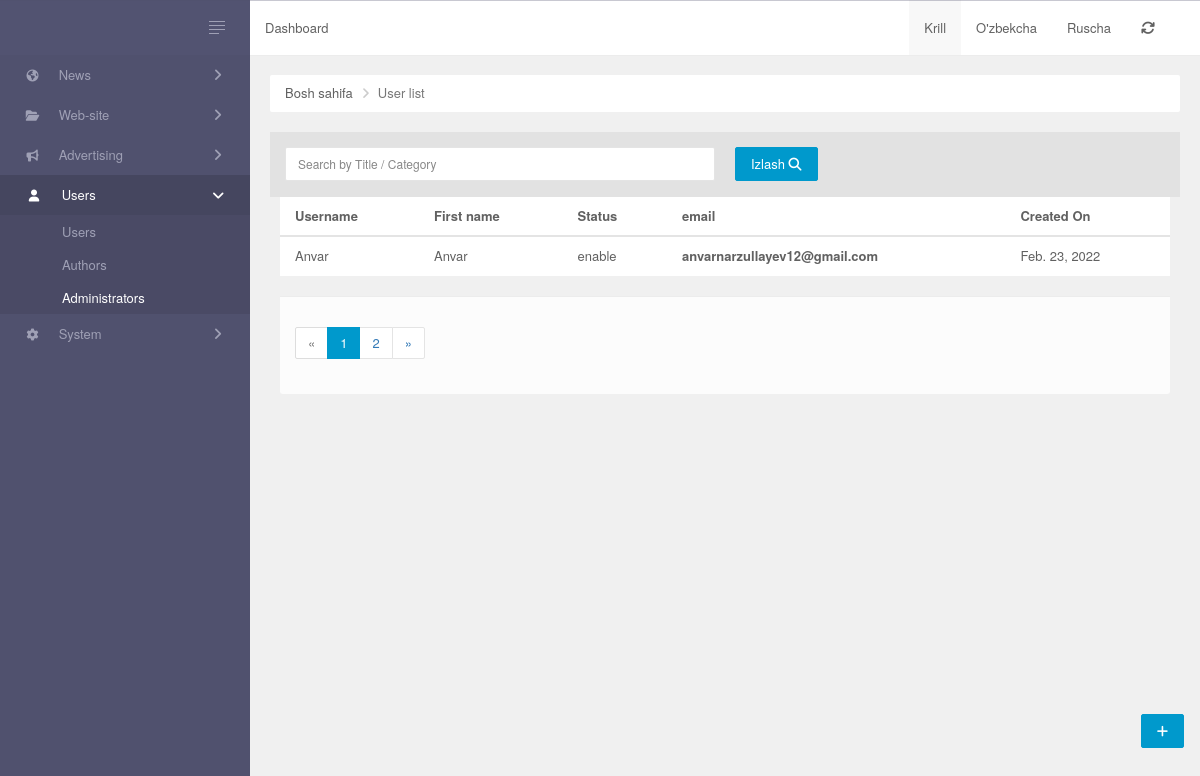
The page /user/ on the database its author committed.
### Admin/models/postAuthor.py (models this page shows, shortened)
class MyUser(AbstractUser):
    bio = models.CharField(max_length = 200, blank = True)
    location = models.CharField(max_length=30, blank=True)
    birth_date = models.DateTimeField(null = True, blank = True)
    img = models.ImageField(upload_to='users/', blank = True, null = True)
    facebook_link = models.URLField(max_length=200, blank=True, null=True)
    instagram_link = models.URLField(max_length=200, blank=True, null=True)
    youtube_link = models.URLField(max_length=200, blank=True, null=True)
    telegram_link = models.URLField(max_length=200, blank=True, null=True)
    gitHub_link = models.URLField(max_length=200, blank=True, null=True)
    STATUS = Choices('enable', 'disabled')
    status = StatusField()

### Admin/views.py (the view)
# urls.py: path('user/',UserList,name='user_list'),
def UserList(request):
    admin = MyUser.objects.all()
    return render(request,'userlist.html',{'admin':admin})

### Admin/templates/userlist.html (shortened to what this page needs)
{% extends 'base.html' %}
{% load static %}
{% load widget_tweaks %}
{% block content %}
        <div class="main-panel">
            {% include 'inc/header.html' %}
            <div class="main-content">
                <ul class="breadcrumb ">
                    <li><a href="/">Bosh sahifa</a></li>
                    <li class="active">User list</li>
                </ul>
                <div class="button-panel">
                    <a class="btn btn-fab btn-raised btn-primary" href="#" title="Create news Post"><i class="fa fa-plus"></i></a>
                </div>
                <div id="post-grid" data-pjax-container="">
                    <div class="panel panel-default data-grid">
                        <div class="panel-heading">
                            <div class="row" id="data-grid-filters">
                                <form id="w0" action="{% url 'sort_category' %}" method="post">
                                    <div class="col col-md-6">
                                        <div class="form-group field-post-search">
                                            <input type="text" id="post-search" class="form-control" name="query" placeholder="Search by Title / Category">
                                        </div>
                                    </div>
                                    <div class="col col-md-6">
                                        <button class="btn btn-primary" type="submit">Izlash <i class="fa fa-search"></i></button>
                                    </div>
                                </form>
                            </div>
                        </div>
                        <div class="col col-md-12">
                            <div id="data-grid" class="table-responsive scroll">
                                {% if admin %}
                                <table class="table table-striped table-hover">
                                    <thead>
                                        <tr>
                                            <th><a href="/post/index?sort=type" data-sort="type">Username</a></th>
                                            <th><a href="/post/index?sort=title" data-sort="title">First name</a></th>
                                            <th><a href="/post/index?sort=views" data-sort="views">Status</a></th>
                                            <th><a href="/post/index?sort=views" data-sort="views">email</a></th>
                                            <th><a href="#">Created On</a></th>
                                        </tr>
                                    </thead>
                                    <tbody>
                                        {% for i in admin %}
                                        <tr class="" data-key="620ddae1f2750876ef694475">
                                            <td><a href="#" data-pjax="0">{{i.username}}</a></td>
                                            <td><a href="#" data-pjax="0">{{i.first_name}}</a></td>
                                            <td>{{i.status}}</td>
                                            <th><a href="">{{i.email}}</a></th>
                                            <td>{{i.last_login|date}}</td>
                                        </tr>
                                        {% endfor %}
                                    </tbody>
                                </table>
                                {% else %}
                                <div style="color:red;text-align: center;">
                                    <h3>Siz izlagan qidiruv buyicha ma'lumot topilmadi!!!</h3>
                                    <h3>Afsus . Qaytadan harakat qilib kuring</h3>
                                </div>
                                {% endif %}
                                <div class='panel-footer'>
                                    <ul class="pagination">
                                        <li class="prev disabled"><span>&laquo;</span></li>
                                        <li class="active"><a href="/post/index?page=1&amp;per-page=30" data-page="0">1</a></li>
                                        <li><a href="/post/index?page=2&amp;per-page=30" data-page="1">2</a></li>
                                        <li class="next"><a href="/post/index?page=2&amp;per-page=30" data-page="1">&raquo;</a></li>
                                    </ul>
                                </div>
                            </div>
                        </div>
                    </div>
                </div>
            </div>
        </div>
{% endblock %}

### static/css/style.css (style rules this page uses)
.button-panel { bottom: 52px; position: fixed; right: 16px; z-index: 10000; }
.main-panel { transition: margin 0.33s cubic-bezier(0.685, 0.0473, 0.346, 1) 0s; }
.form-group { position: relative; }
.panel-heading .form-group { margin: 0px; }

### templates/base.html (style rules this page uses)
.scroll { overflow: auto; white-space: nowrap; }

### rows shown on the page
MyUser: username "Anvar", first_name "Anvar", status "enable", email "anvarnarzullayev12@gmail.com", last_login "Feb. 23, 2022"
